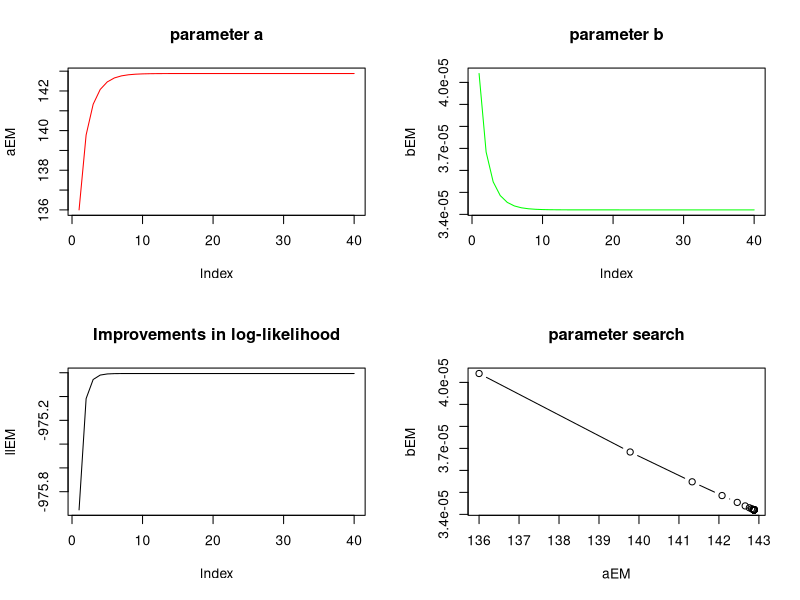

Generate this figure with R:
 #Vector of failure times data
tVec <- c(3, 33, 146, 227, 342, 351, 353, 444, 556, 571, 709, 759, 836, 860, 968, 1056, 1726, 1846, 1872, 1986, 2311, 2366, 2608, 2676, 3098, 3278, 3288, 4434, 5034, 5049, 5085, 5089, 5089, 5097, 5324, 5389, 5565, 5623, 6080, 6380, 6477, 6740, 7192, 7447, 7644, 7837, 7843, 7922, 8738, 10089, 10237, 10258, 10491, 10625, 10982, 11175, 11411, 11442, 11811, 12559, 12559, 12791, 13121, 13486, 14708, 15251, 15261, 15277, 15806, 16185, 16229, 16358, 17168, 17458, 17758, 18287, 18568, 18728, 19556, 20567, 21012, 21308, 23063, 24127, 25910, 26770, 27753, 28460, 28493, 29361, 30085, 32408, 35338, 36799, 37642, 37654, 37915, 39715, 40580, 42015, 42045, 42188, 42296, 42296, 45406, 46653, 47596, 48296, 49171, 49416, 50145, 52042, 52489, 52875, 53321, 53443, 54433, 55381, 56463, 56485, 56560, 57042, 62551, 62651, 62661, 63732, 64103, 64893, 71043, 74364, 75409,76057, 81542, 82702, 84566, 88682)
#Define n, tn and sumT
n <- length(tVec)
tn <- tVec[n]
sumT <- sum(tVec)

#Initial values of parameter 'a' and 'b'
b0 <- n/sumT
a0 <- n

#log-likelihood function


aEM <- numeric(0)
bEM <- numeric(0)
llEM <- numeric(0)

aEM[1] <- a0
bEM[1] <- b0
llEM[1] <- -(1-exp(-tn*bEM[1]))*aEM[1]+sum(log(exp(-bEM[1]*tVec)*bEM[1]*aEM[1]))
for(i in 2:40){
	aEM[i] <- n+aEM[i-1]*exp(-bEM[i-1]*tn)
	bEM[i] <- (n+aEM[i-1]*exp(-bEM[i-1]*tn))/(sumT+aEM[i-1]*(tn+(1/bEM[i-1]))*exp(-bEM[i-1]*tn))
	llEM[i] <- -(1-exp(-tn*bEM[i]))*aEM[i]+sum(log(exp(-bEM[i]*tVec)*bEM[i]*aEM[i]))
}

print(aEM[length(aEM)])
print(bEM[length(bEM)])
print(llEM[length(llEM)])

#plotting all the obtained values
par(mfrow=c(2,2))
plot(aEM, type="l",col="red",main="parameter a")
plot(bEM, type="l",col="green",main="parameter b")
plot(llEM, type="l",main="Improvements in log-likelihood")
plot(aEM,bEM, type="b",main="parameter search")

#Newton's method routine-- doesnt' work !! :-(
#Model <- function(x){
 #c(
# f1=n+x[1]*exp(-x[2]*tn), f2=(n+x[1]*exp(-x[2]*tn))/(sumT+x[1]*(tn+(1/x[2]))*exp(-x[2]*tn))
# )	
#}
#multiroot(Model, c(a0,b0))